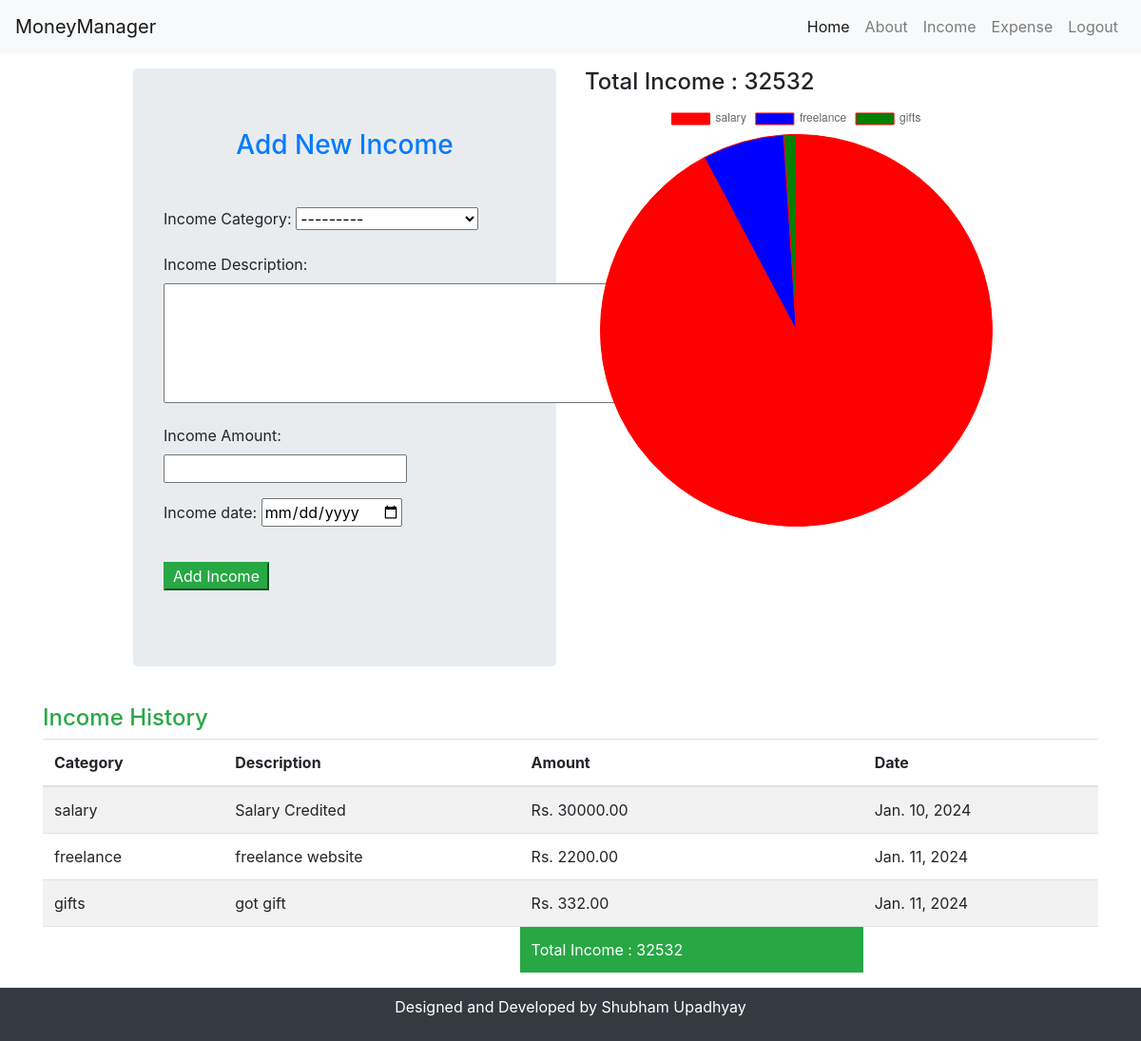
Screenshot of /income/ (signed in) with the database file from the repository.
### income_details/models.py (models this page shows)
class Income(models.Model):
  Income_Categories=[
    ('salary','Salary/Wages'),
    ('freelance','Freelance/Consulting'),
    ('business','Business Income'),
    ('investment','Investment Returns'),
    ('gifts','Gifts/Donations'),
    ('side_hustles','Side Hustles'),
    ('rental','Rental Income'),
    ('interest','Interest and Dividends'),
    ('bonus','Bonus/Commisions'),
    ('other','Other'),
  ]
  user_info=models.ForeignKey(UserDetails,on_delete=models.CASCADE)
  income_Category=models.CharField(max_length=20,choices=Income_Categories)
  income_Description=models.TextField(blank=True)
  income_Amount=models.DecimalField(max_digits=10,decimal_places=2)
  income_Date=models.DateField()

### income_details/views.py (the view)
# urls.py: path('income/',views.income,name='income'),
def income(request):
  income_details=Income.objects.filter(user_info__user=request.user)
  total_income=Income.objects.filter(user_info__user=request.user).aggregate(Sum('income_Amount'))['income_Amount__sum'] or 0
  data={'category':[],'amount':[]}
  for i in income_details:
     data['category'].append(i.income_Category)
     data['amount'].append(float(i.income_Amount))
  if request.method=='POST':
     income_form=IncomeDetailsForm(request.POST)
     if income_form.is_valid():
        user_info, created=UserDetails.objects.get_or_create(user=request.user)
        income=income_form.save(commit=False)
        income.user_info=user_info
        income.save()
        return redirect('income')
  else:
     income_form=IncomeDetailsForm()
  return render(request,'income_details/income-details.html',{'form':income_form,'income_details':income_details,'total_income':total_income,'data':data})

### income_details/forms.py
class IncomeDetailsForm(forms.ModelForm):
    income_Date=forms.DateField(widget=forms.DateInput(attrs={'type':'date'}))
    class Meta:
        model=Income
        fields=['income_Category','income_Description','income_Amount','income_Date']
        widgets={
            'income_Description': forms.Textarea(attrs={'cols':50,'rows':5})
        }

### templates/income_details/income-details.html (shortened to what this page needs)
{% extends 'main/base.html' %} {% block content %} {% include 'main/header.html' %}
<div class="container mt-3">
  <div class="row justify-content-center">
    <div class="col-md-5">
      <div class="jumbotron">
      <h3 class="mb-5 text-primary text-center">Add New Income</h3>
      <form method="post" action="{% url 'income' %}">
      {{form.as_p}}
      <button type="submit" class="btn-success px-2 my-3 text-white">Add Income</button>
    </form>
      </div>
    </div>
    <div class="col-md-5">
      <h4>Total Income : {{total_income}}</h4>
      <canvas id="summaryChart" width="50" height="50"></canvas>
    </div>
  </div>
  <div class="row mt-2 justify-content-center">
    <div class="col-md-12">
      <h4 class="text-success">Income History</h4>
      <table class="table table-striped">
        <thead>
          <th>Category</th>
          <th>Description</th>
          <th>Amount</th>
          <th>Date</th>
        </thead>
        {% for d in income_details %}
        <tr>
          <td>{{d.income_Category}}</td>
          <td>{{d.income_Description}}</td>
          <td> Rs. {{d.income_Amount}}</td>
          <td>{{d.income_Date}}</td>
        </tr>
        {% endfor %}
        <tr>
          <td></td>
          <td></td>
          <td class="bg-success text-white">Total Income : {{total_income}}</td>
          <td></td>
        </tr>
      </table>
    </div>
  </div>
</div>
{% include 'main/footer.html' %}
<script>
  document.addEventListener('DOMContentLoaded', function(){
    var ctx = document.getElementById('summaryChart').getContext('2d');
    var summaryChart = new Chart(ctx, {
      type: 'pie',
      data: {
        labels: {{ data.category|safe }},
        datasets: [{
          data: {{ data.amount|safe }},
          backgroundColor: ['red','blue','green','yellow','pink','black','orange','magenta','cyan'],
          borderColor: 'red',
          borderWidth: 1,
        }],
      },
      options: { responsive: true }
    });
  });
</script>
{% endblock %}

### templates/main/base.html (shortened to what this page needs)
{% load static %}
<!DOCTYPE html>
<html>
  <head>
    <link rel="stylesheet" href="{% static 'css/style.css' %}">
    <link rel="stylesheet" href="https://cdn.jsdelivr.net/npm/bootstrap@4.4.1/dist/css/bootstrap.min.css"/>
</head>
<body>
  {% block content %}
  {% endblock %}
</body>
</html>

### templates/main/header.html (shortened to what this page needs)
{% extends 'main/base.html' %} {% load static %} {% block content %}
<header>
  <nav class="navbar navbar-expand-lg navbar-light bg-light">
    <a class="navbar-brand" href="#">MoneyManager</a>
    <div class="collapse navbar-collapse justify-content-end" id="navbar">
      <div class="navbar-nav">
        <a
          class="nav-item nav-link active"
          {%
          if
          user.is_authenticated
          %}
          href="{% url 'summary' %}"
          {%
          else
          %}
          href="{% url 'home' %}"
          {%
          endif
          %}
          >Home<span class="sr-only">(current)</span></a
        >
        <a class="nav-item nav-link" href="{% url 'about' %}">About</a>
        {% if user.is_authenticated %}
        <a class="nav-item nav-link" href="{% url 'income' %}">Income</a>
        <a class="nav-item nav-link" href="{% url 'expense' %}">Expense</a>
        <a
          class="nav-item nav-link"
          href="{% url 'logout' %}"
          onclick="return confirm('You want to Logout ?')"
          >Logout</a
        >
        {% else %}
        <a class="nav-item nav-link" href="{% url 'login' %}">Login</a>
        <a class="nav-item nav-link" href="{% url 'signup' %}">Signup</a>
        {% endif %}
      </div>
    </div>
  </nav>
</header>
{% endblock %}

### templates/main/footer.html
{% extends 'main/base.html' %}
{% block content %}
<footer class="p-2  bg-dark text-white text-center">
  <p>Designed and Developed by Shubham Upadhyay</p>
</footer>
{% endblock %}

### static/css/style.css (style rules this page uses)
body { background-color: red; }

### rows the page displays
Income: income_Category "salary", income_Description "Salary Credited", income_Amount "30000.00", income_Date "Jan. 10, 2024"
Income: income_Category "freelance", income_Description "freelance website", income_Amount "2200.00", income_Date "Jan. 11, 2024"
Income: income_Category "gifts", income_Description "got gift", income_Amount "332.00", income_Date "Jan. 11, 2024"

### other values shown
{{ total_income }} "32532"
chart data {{ data.category|safe }} ['salary', 'freelance', 'gifts']
chart data {{ data.amount|safe }} [30000.0, 2200.0, 332.0]
